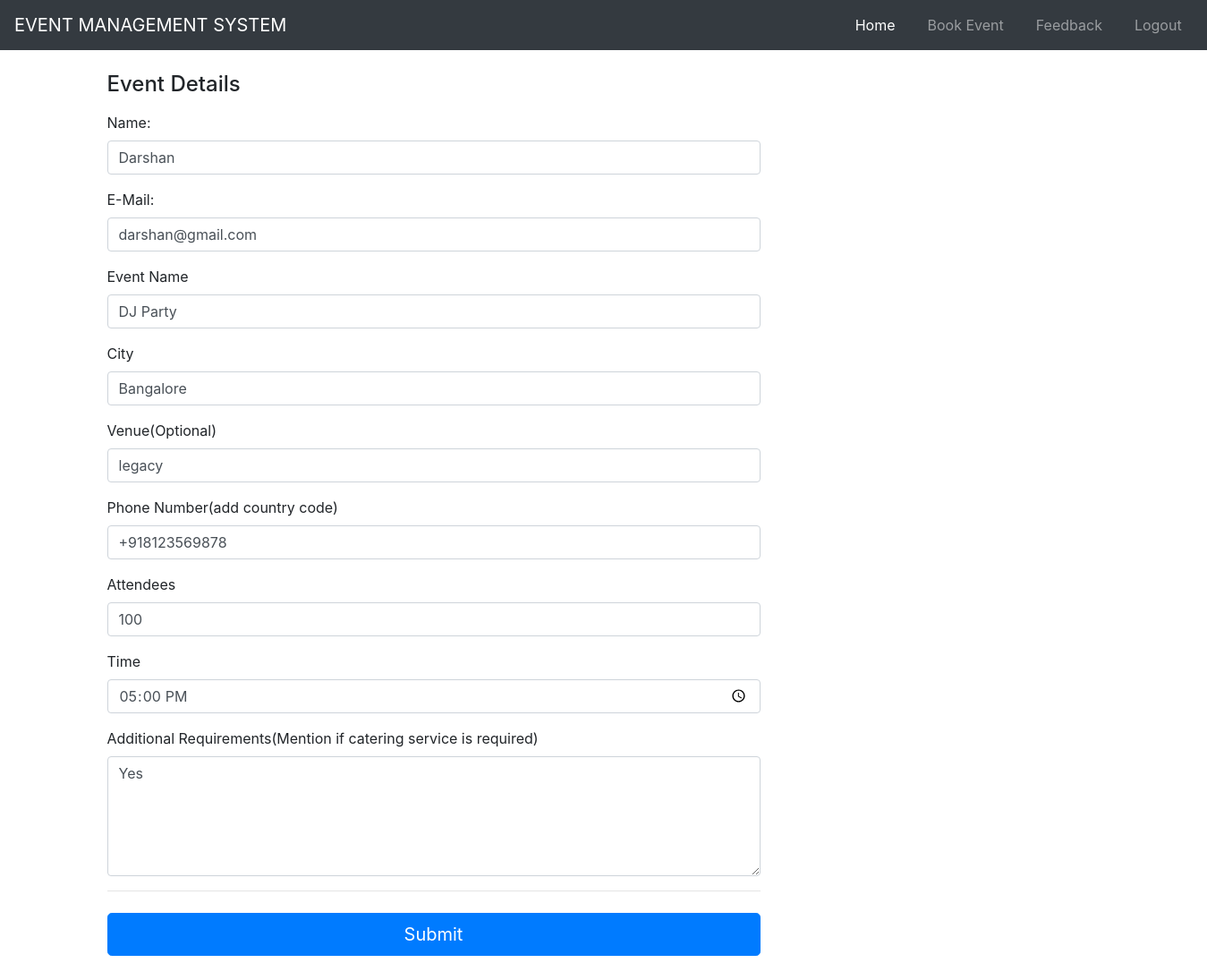
Page /admin.html/update.html/2 on the committed database.
### Event/models.py (models this page shows, shortened)
class Booking(db.Model):
    id = db.Column(db.Integer, primary_key=True)
    name = db.Column(db.String(30),nullable=False)
    email = db.Column(db.String(30), nullable=False)
    event_name = db.Column(db.String(30), nullable = False)
    city = db.Column(db.String(30), nullable = False)
    venue = db.Column(db.String(30), nullable=True)
    date = db.Column(db.String(30), nullable = False)
    phone = db.Column(db.String(30), nullable = False)
    attendees = db.Column(db.Integer, nullable = False)
    time = db.Column(db.Time, nullable = False)
    additional_requirements = db.Column(db.String(120), nullable=False)
    user_id = db.Column(db.Integer, db.ForeignKey('login.user_id'), nullable=False)

### Event/routes.py (the view, shortened to what this page needs)
@app.route("/admin.html/update.html/<int:booking_id>", methods=['GET', 'POST'])
def update(booking_id):
    book = Booking.query.get_or_404(booking_id)
    form = UpdateForm()
    form.name.data = book.name
    form.email.data = book.email
    form.event_name.data = book.event_name
    form.phone.data = book.phone
    form.attendees.data=book.attendees
    form.time.data = book.time
    form.city.data=book.city
    form.venue.data=book.venue
    form.additional_requirements.data=book.additional_requirements
    return render_template('update.html', title="Admin update page",post=book,form=form)

### Event/forms.py (shortened to what this page needs)
class UpdateForm(FlaskForm):
    name = StringField('Name',validators=[DataRequired()])
    email = StringField('Email',validators=[DataRequired(), Email()])
    event_name = StringField('Event Name', validators=[DataRequired()])
    date = DateField("Date",format='%Y-%m-%d')
    phone = StringField('Phone', validators=[DataRequired()])
    attendees = IntegerField('Attendees',validators=[DataRequired()])
    time = TimeField('Time', format='%H:%M')
    city = StringField('City', validators=[DataRequired()])
    venue = StringField('venue')
    additional_requirements = TextAreaField('Additional Requirements',validators=[DataRequired()])
    submit = SubmitField('Submit')

### Event/templates/update.html (shortened to what this page needs)
{% extends "layout.html" %}
 {% block content %}
   <div class="container">
     <div class="row">
       <div class="col-md-8 order-md-1 ">
         <form class="form-Booking" method="POST" action="">
           <h4 class="mb-3">Event Details</h4>
           <div class="form-group">
             <label for="comment">Name:</label>
             {% if form.name.errors %}
                 {{ form.name(class="form-control form-control-lg is-invalid") }}
                 <div class="invalid-feedback">
                 {% for error in form.name.errors %}
                     <span>{{ error }}</span>
                 {% endfor %}
                 </div>
              {% else %}
                 {{ form.name(class="form-control", placeholder="Name")}}
              {% endif %}
         </div>
         <div class="form-group">
             <label for="comment">E-Mail:</label>
             {% if form.email.errors %}
                 {{ form.email(class="form-control form-control-lg is-invalid") }}
                 <div class="invalid-feedback">
                 {% for error in form.email.errors %}
                     <span>{{ error }}</span>
                 {% endfor %}
                 </div>
              {% else %}
                 {{ form.email(class="form-control",placeholder="Email")}}
              {% endif %}
         </div>
           <div class="form-group">
             <label for="event_name">Event Name</label>
             {% if form.event_name.errors %}
                 {{ form.event_name(class="form-control form-control-lg is-invalid") }}
                 <div class="invalid-feedback">
                 {% for error in form.event_name.errors %}
                     <span>{{ error }}</span>
                 {% endfor %}
                 </div>
              {% else %}
                 {{ form.event_name(class="form-control", placeholder="Event Name")}}
              {% endif %}
           </div>
           <div class="form-group">
             <label for="city">City</label>
             {% if form.city.errors %}
                 {{ form.city(class="form-control form-control-lg is-invalid") }}
                 <div class="invalid-feedback">
                 {% for error in form.city.errors %}
                     <span>{{ error }}</span>
                 {% endfor %}
                 </div>
              {% else %}
                 {{ form.city(class="form-control", placeholder="city")}}
              {% endif %}
           </div>
           <div class="form-group">
             <label for="venue">Venue(Optional)</label>
             {% if form.venue.errors %}
                 {{ form.venue(class="form-control form-control-lg is-invalid") }}
                 <div class="invalid-feedback">
                 {% for error in form.venue %}
                     <span>{{ error }}</span>
                 {% endfor %}
                 </div>
              {% else %}
                 {{ form.venue(class="form-control", placeholder="Venue")}}
              {% endif %}
           </div>
           <div class="form-group">
             <label for="event_name">Phone Number(add country code)</label>
             {% if form.phone.errors %}
                 {{ form.phone(class="form-control form-control-lg is-invalid") }}
                 <div class="invalid-feedback">
                 {% for error in form.date.errors %}
                     <span>{{ error }}</span>
                 {% endfor %}
                 </div>
              {% else %}
                 {{ form.phone(class="form-control", placeholder="Phone Number")}}
              {% endif %}
           </div>
           <div class="form-group">
             <label for="event_name">Attendees</label>
             {% if form.attendees.errors %}
                 {{ form.attendees(class="form-control form-control-lg is-invalid") }}
                 <div class="invalid-feedback">
                 {% for error in form.attendees.errors %}
                     <span>{{ error }}</span>
                 {% endfor %}
                 </div>
              {% else %}
                 {{ form.attendees(class="form-control",type="number",id="example-number-input",placeholder="Attendees")}}
              {% endif %}
           </div>
           <div class="form-group">
             <label for="event_name">Time</label>
             {% if form.time.errors %}
                 {{ form.attendees(class="form-control form-control-lg is-invalid") }}
                 <div class="invalid-feedback">
                 {% for error in form.time.errors %}
                     <span>{{ error }}</span>
                 {% endfor %}
                 </div>
              {% else %}
                 {{ form.time(class="form-control",type="time",id="ime-input")}}
              {% endif %}
           </div>
           <div class="form-group">
             <label for="comment">Additional Requirements(Mention if catering service is required)</label>
             {% if form.additional_requirements.errors %}
                 {{ form.feedback(class="form-control form-control-lg is-invalid") }}
                 <div class="invalid-feedback">
                 {% for error in form.additional_requirements.errors %}
                     <span>{{ error }}</span>
                 {% endfor %}
                 </div>
             {% else %}
                 {{ form.additional_requirements(class="form-control",id="Textarea1",rows="5",placeholder="Feedback")}}
             {% endif %}
           </div>
           <hr class="mb-4">
           <button class="btn btn-primary btn-lg btn-block" type="submit">Submit</button>
         </form>
       </div>
     </div>
   </div>
{% endblock content %}

### Event/static/CSS/layout-styles.css (style rules this page uses)
body { min-height: 75rem; }

### rows in the picture
Booking: name "Darshan", email "darshan@gmail.com", event_name "DJ Party", city "Bangalore", venue "legacy", phone "+918123569878", attendees "100", time "17:00:00", additional_requirements "Yes"
